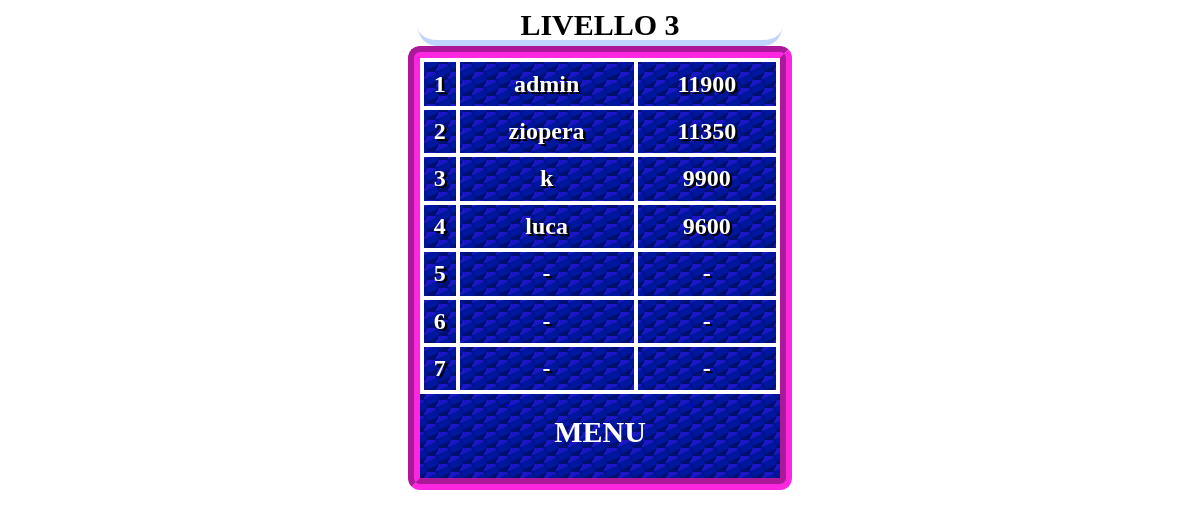
The page /php/classifica.php?livello=3 on the database its author committed.
### tables this page shows
CREATE TABLE `sbloccato` (
  `username` varchar(50) NOT NULL,
  `livello` int(10) unsigned NOT NULL,
  `highscore` int(11) DEFAULT NULL,
  PRIMARY KEY (`username`,`livello`),
  KEY `livello` (`livello`),
  CONSTRAINT `sbloccato_ibfk_1` FOREIGN KEY (`username`) REFERENCES `user` (`username`) ON DELETE NO ACTION ON UPDATE NO ACTION,
  CONSTRAINT `sbloccato_ibfk_2` FOREIGN KEY (`livello`) REFERENCES `livello` (`idlivello`) ON DELETE NO ACTION ON UPDATE NO ACTION
);

### php/classifica.php (the view, shortened to what this page needs)
<!DOCTYPE html>
<html lang="it">
<head>
    <link rel="stylesheet" href="../arkanoid.css">
</head>
<?php
$livello = $_GET["livello"];
require_once "./connection.php";
$sql = "SELECT username, highscore
        FROM sbloccato
        WHERE livello = $livello and highscore is not null
        ORDER BY highscore DESC";
$result = mysqli_query($connection, $sql);
?>
<body>
    <div id="main">
        <div id="barraInformazioni">
            <?php
            echo ("<p class='classifica'> LIVELLO " . $livello . "</p>");
            ?>
        </div>
        <div id="playground">
            <div class="classifica">
                <table class='classifica'>
                    <?php
                    for ($i = 1; $i <= 7; $i++) {
                        if ($row = mysqli_fetch_assoc($result)) {
                            $username = $row["username"];
                            $highscore = $row["highscore"];
                        } else {
                            $username = '-';
                            $highscore = '-';
                        }
                        echo ("<tr class='classifica'>");
                        echo ("<td class='classifica'>" . $i . "</td>");
                        echo ("<td class='classifica'>" . $username . "</td>");
                        echo ("<td class='classifica'>" . $highscore . "</td>");
                        echo ("</tr>");
                    }
                    ?>
                </table>
            </div>
            <div class="selezionaClassifica">
                <?php
                $livelloPrecedente = ($livello - 1) < 1 ? 1 : $livello - 1;
                $livelloSuccessivo = ($livello + 1) > 9 ? 9 : $livello + 1;
                echo ("<a class='classifica' href='classifica.php?livello=" . $livelloPrecedente . "'>←</a>");
                echo ("<a class='classifica' href='classifica.php?livello=" . $livelloSuccessivo . "'>→</a>");
                ?>
            </div>
            <a class="classifica" id="menu" href="menu.php">MENU</a>
        </div>
</body>

### arkanoid.css (style rules this page uses)
html { height: 100%; }
body { height: 100%; overflow: hidden; display: flex; flex-direction: row; justify-content: center; }
p { margin: 0; }
#playground { margin-left: auto; margin-right: auto; background-color: rgb(93, 93, 243); width: 30vw; position: relative; height: 35vw; border: rgb(255, 38, 226) groove 1vw; border-radius: 1vw; background-image: url("./immagini/sfondo.png"); }
#barraInformazioni { position: relative; height: 2.7vw; background-color: white; width: 95%; margin-left:auto; margin-right: auto; border-radius: 2vw; border-bottom: 0.5vw solid rgb(192, 212, 255); font-family: "Candara"; font-weight: bold; }
table { width: 100%; height: 100%; }
td { text-align: center; }
table.classifica { border-collapse: collapse; }
td.classifica { border: 0.4vw solid white; color: white; font-size: 2vw; font-weight: bold; text-shadow:0.2vw 0.2vw black; }
td:nth-child(1).classifica { width: 10%; }
td:nth-child(2).classifica { width: 50%; }
p.classifica { text-align: center; font-size: 2.5vw; }
div.classifica { height: 80%; }
.selezionaClassifica { display: flex; flex-direction: row; justify-content: space-around; color: white; height:5%; }
a.classifica { text-decoration: none; }
#menu.classifica { display: block; text-align: center; color: white; font-weight: bold; font-size: 2.5vw; text-decoration: none; }

### rows shown on the page
sbloccato: username "admin", highscore "11900"
sbloccato: username "ziopera", highscore "11350"
sbloccato: username "k", highscore "9900"
sbloccato: username "luca", highscore "9600"

### other values the page prints
$livello "3"
$username "-"
$highscore "-"
